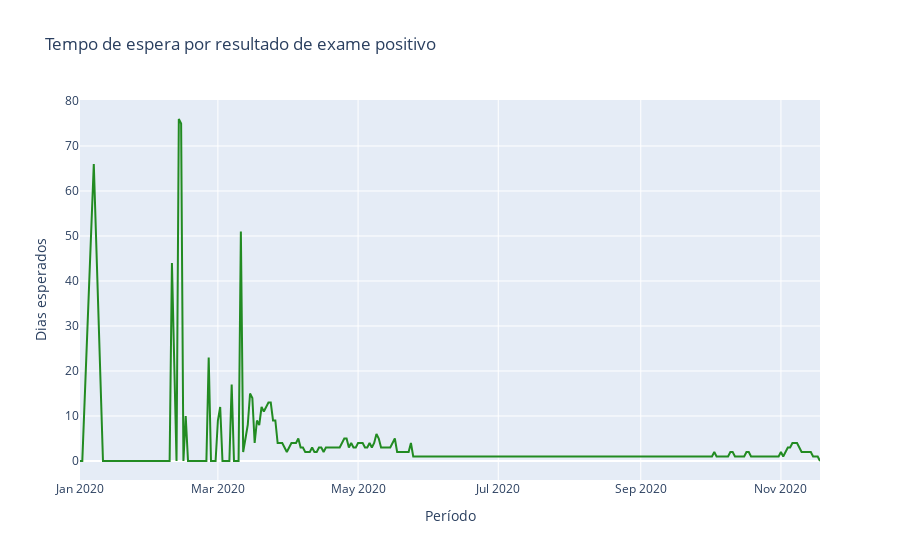

Notebook cell for this chart:
### Markdown cell above
### Gráfico dias de espera por resultado positivo

### Code cell
# gráfico de confirmados 01
g_espera_01 = go.Figure()

add_trace(g_espera_01, tempo_espera['data_coleta_exame'], tempo_espera['dias_espera_resultado'], name='Casos reais')

g_espera_01.update_layout(title='Tempo de espera por resultado de exame positivo',
xaxis_title='Período',
yaxis_title='Dias esperados')


py.iplot(g_espera_01)

### Figure 1 — Plotly figure (JSON) as saved in the notebook; plotly's stock layout.template omitted (floating-point values rounded to 4 significant figures; data arrays with more than 128 entries replaced by an {"elided": "..."} marker saying what was removed)
{"data": [{"line": {"color": "forestgreen"}, "mode": "lines", "name": "Casos reais", "type": "scatter", "x": {"elided": "298 str values"}, "y": {"elided": "298 int values"}}], "layout": {"title": {"text": "Tempo de espera por resultado de exame positivo"}, "xaxis": {"title": {"text": "Período"}}, "yaxis": {"title": {"text": "Dias esperados"}}}}
